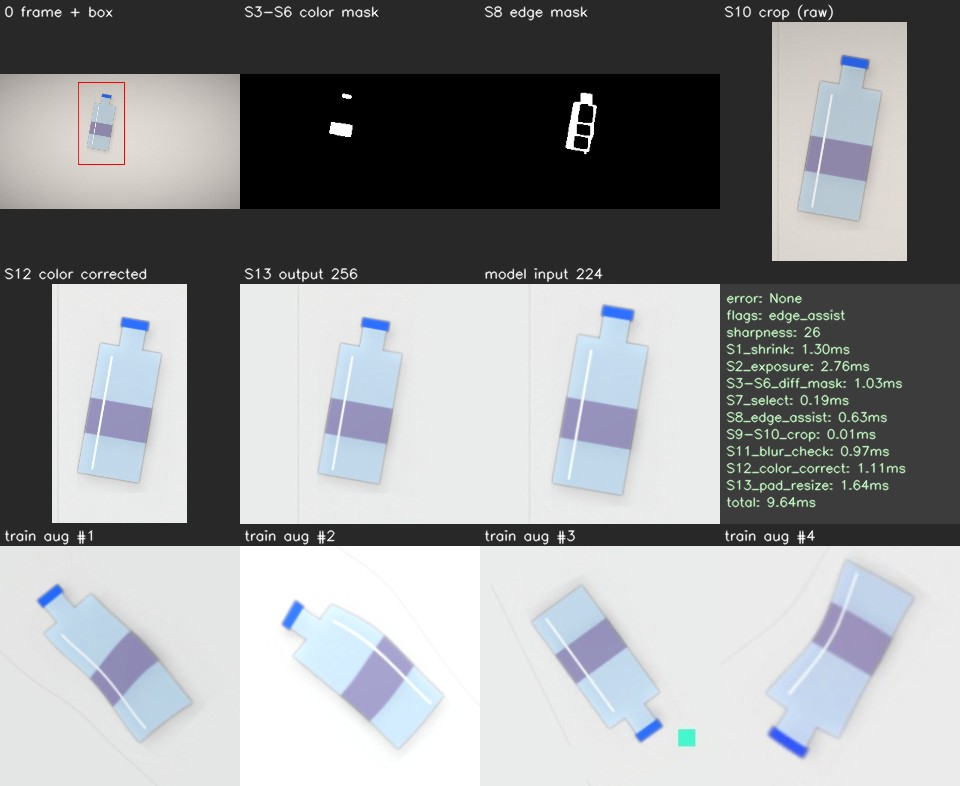
#> input picture preprocess/전처리_단계_시각화_예시.jpg, 960 x 786 px; its folder holds only this picture in this run
$ python -i prepare_public.py   (imports and definitions only)
#> lines starting #> are read from the running program, lines starting #| are printed output that depends on the picture; after the words box and inside, x2 and y2 are one past the last pixel; in counts of white or black regions, pixels touching at a corner belong together
#> further down, picture is the input picture: shape (786, 960, 3); mean B, G, R 150.6, 148.7, 146.7
"""
공개 데이터를 에코소트 환경에 맞추는 단계 (전처리 상세 설계 9-2).

  1) 물체 오려내기   : TrashNet·폴더형(AI Hub) = GrabCut,  TACO = 제공된 분할 마스크
  2) 자체 배경에 합성: 빈 라이트박스 배경 위에 무작위 크기·위치·회전 + 그림자
  3) 같은 전처리 적용: EcoPreprocessor.process(frame, 256)  (학습-추론 동일: 원칙 P5)
  4) 목록 기록      : data/processed/index_public.csv
"""
from __future__ import annotations

import csv
import json
from pathlib import Path

import cv2
import numpy as np

from .config import (BACKGROUND_DIR, CUTOUT_DIR, DATA_DIR, DROP_ZONE, OBJ_SIZE_RANGE, PROCESSED_DIR,
                     TACO_MAP, TRAIN_SIZE, list_images)
from .preprocess import EcoPreprocessor
from .compose import composite, reinhard_match, rotate_bgra, scale_to_long_side

INDEX_FIELDS = ["path", "label", "item", "object_id", "source", "set", "conditions", "flags"]


# --------------------------------------------------------------------------- 1) 오려내기
def grabcut_cutout(img: np.ndarray, inset: float = 0.04, work_size: int = 256) -> np.ndarray | None:
    """
    단순 배경 사진에서 물체만 오려내 BGRA로 반환. 실패하면 None.
      - 가장자리 inset 비율은 '확실한 배경'으로 두고 GrabCut이 나머지를 물체/배경으로 나눈다.
      - GrabCut은 느리므로 긴 변 work_size로 줄여서 마스크를 구한 뒤 원본 크기로 키운다 (약 5~10배 빠름).
    """
#> called with inset = 0.04, work_size = 256
    H, W = img.shape[:2]
#> H = 786; W = 960
    s = min(1.0, work_size / max(H, W))
#> s = 0.267
    small = cv2.resize(img, (int(W * s), int(H * s)), interpolation=cv2.INTER_AREA) if s < 1 else img
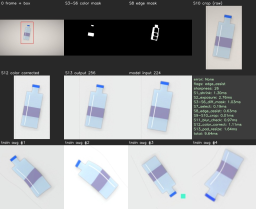
#> small: shape (209, 256, 3); mean B, G, R 150.6, 148.7, 146.7
    h, w = small.shape[:2]
#> h = 209; w = 256
    mask = np.zeros((h, w), np.uint8)
    rect = (int(w * inset), int(h * inset), int(w * (1 - 2 * inset)), int(h * (1 - 2 * inset)))
#> rect = (10, 8, 235, 192)
    bgd, fgd = np.zeros((1, 65), np.float64), np.zeros((1, 65), np.float64)
    try:
        cv2.grabCut(small, mask, rect, bgd, fgd, 4, cv2.GC_INIT_WITH_RECT)
    except cv2.error:
        return None
    fg = np.where((mask == cv2.GC_FGD) | (mask == cv2.GC_PR_FGD), 255, 0).astype(np.uint8)
    fg = cv2.morphologyEx(fg, cv2.MORPH_OPEN, np.ones((3, 3), np.uint8))
    # 가장 큰 덩어리만 남긴다
    n, lab, stats, _ = cv2.connectedComponentsWithStats(fg)
#> n = 7
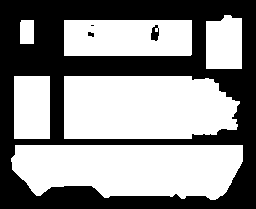
#> fg: shape (209, 256); 55.5% white; 4 black regions (1 under 20 px), largest, box (x1, y1, x2, y2) and area: (0, 0, 256, 209) 23687, (151, 25, 159, 41) 88, (88, 32, 94, 37) 23
    if n < 2:
        return None
    big = 1 + int(np.argmax(stats[1:, cv2.CC_STAT_AREA]))
#> big = 6
    fg = np.where(lab == big, 255, 0).astype(np.uint8)
    ratio = fg.mean() / 255
#> ratio = 0.199
    if not 0.05 < ratio < 0.90:   # 너무 작거나 배경까지 잡힌 경우 버림
        return None
    # 마스크를 원본 크기로 키워 원본 해상도로 오려낸다 (질감 보존)
    fg = cv2.resize(fg, (W, H), interpolation=cv2.INTER_LINEAR)
    fg = np.where(fg > 127, 255, 0).astype(np.uint8)
    x, y, bw, bh = cv2.boundingRect(fg)
#> x = 41; y = 545; bw = 870
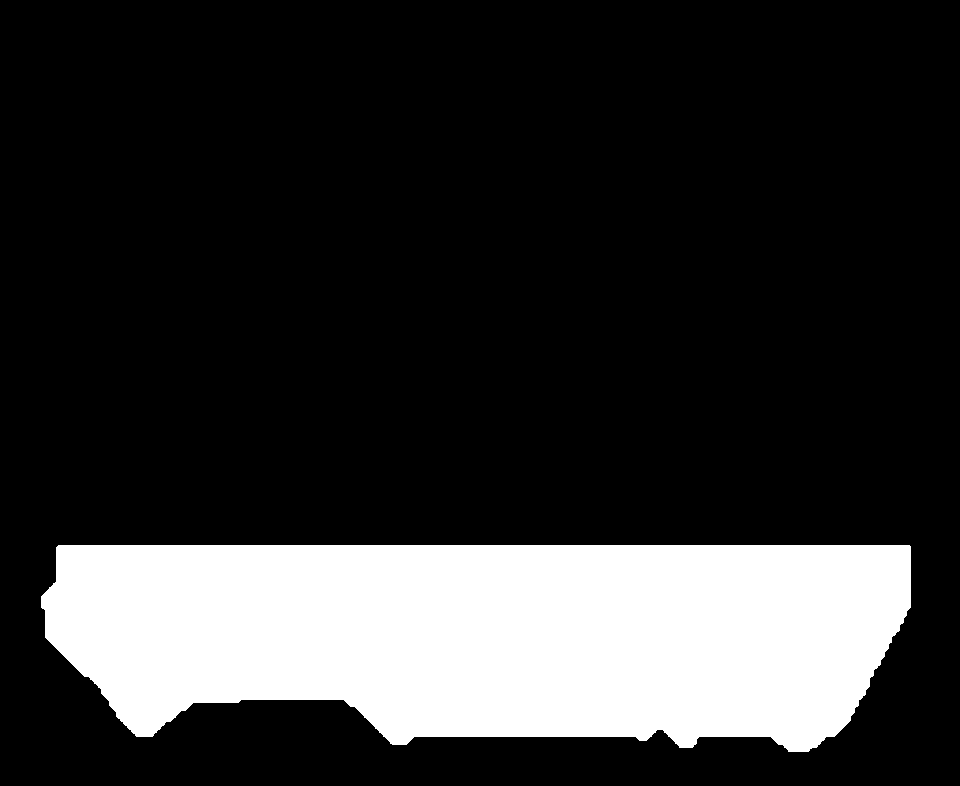
#> fg: shape (786, 960); 19.9% white; 1 white region, box (x1, y1, x2, y2) and area: (41, 545, 911, 752) 150466
    return np.dstack([img, fg])[y:y + bh, x:x + bw]
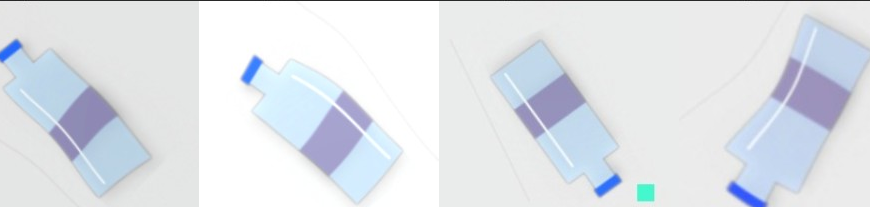
#> returned value: shape (207, 870, 4); mean of channels 0, 1, 2, 3 234.1, 228, 223.4, 213.1; drawn as B, G, R


# [151 lines left out: functions _cut_one, cutouts_from_class_folders, cutouts_from_taco, own_color_stats, build_public_processed, write_index, not called in this run]

>>> import cv2
>>> picture = cv2.imread('../../../전처리_단계_시각화_예시.jpg')
>>> result = grabcut_cutout(picture)
